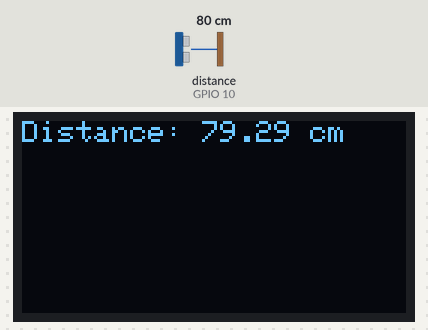
Bench run of a sketch on a simulated ESP32-S3. Shown: 128×64 one-colour display. The inputs (shaded band) are chosen by the test bench; at power-on: distance to the obstacle (sensor on GPIO 10) 80 cm. The echo pulse lasts 58.3 µs per cm; WiFi joins after 1.5 s; servers stay silent unless stated; the display library's start-up logo is not drawn; uploads are accepted with an empty reply; storage starts empty; what the sketch prints to the serial monitor is not drawn.

Above: at 10.8 s.
10.9 s: distance to the obstacle (sensor on GPIO 10) set to 2 cm
At 21.4 s:
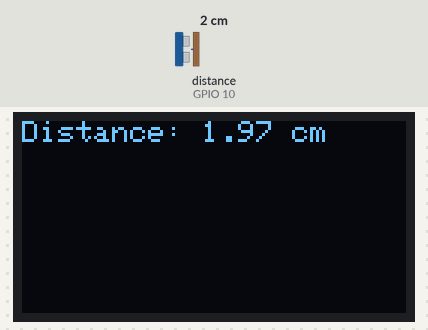
22.8 s: distance to the obstacle (sensor on GPIO 10) set to 4 cm
At 31.4 s:
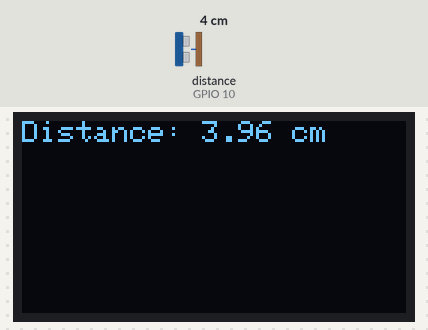
34.7 s: distance to the obstacle (sensor on GPIO 10) set to 9 cm
At 41.4 s:
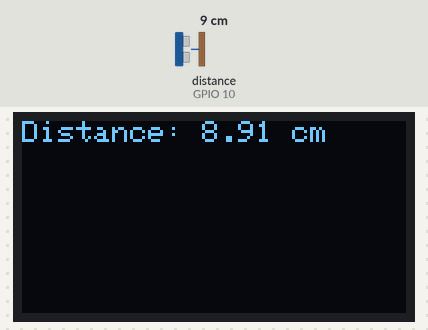
Timing chart, 0 to 42.9 s (numbered marks = the images above; inputs shaded):
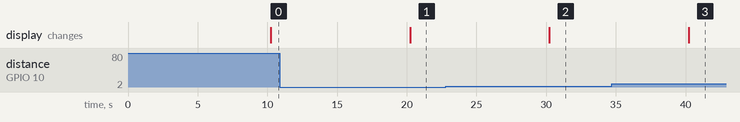

Measured:
- after the input at 10.9 s, the display: changes after 9.3 s (image 1)
- after the input at 22.8 s, the display: changes after 7.4 s (image 2)
- after the input at 34.7 s, the display: changes after 5.5 s (image 3)

The sketch:

data_google_sheet.ino
```cpp
#include <Wire.h>
#include <Adafruit_SSD1306.h>
#include <SPI.h>
#include <SD.h>
#include <ArduinoJson.h>
#include <WiFi.h>
#include <HTTPClient.h>

#define SCREEN_WIDTH 128
#define SCREEN_HEIGHT 64
#define SCREEN_ADDRESS 0x3C
Adafruit_SSD1306 display(SCREEN_WIDTH, SCREEN_HEIGHT, &Wire, -1);

const int trigPin = 9;
const int echoPin = 10;
const int chipSelect = 53;

unsigned long previousMillis = 0;
const long interval = 10000;  // Kirim data setiap 10 detik

const char* ssid = "Nama_Wifi";
const char* password = "Password_Wifi";

const char* scriptId = "YourGoogleScriptID";
const char* sheetId = "YourGoogleSheetID";

void setup() {
  Serial.begin(115200);
  Wire.begin();
  if (!display.begin(SSD1306_I2C_ADDRESS, SCREEN_ADDRESS)) {
    Serial.println(F("SSD1306 allocation failed"));
    for (;;);
  }
  display.display();
  delay(2000);
  display.clearDisplay();

  pinMode(trigPin, OUTPUT);
  pinMode(echoPin, INPUT);

  Serial.begin(115200);

  if (!SD.begin(chipSelect)) {
    Serial.println("Card failed, or not present");
    for (;;);
  }

  Serial.println("Card initialized.");

  WiFi.begin(ssid, password);
  while (WiFi.status() != WL_CONNECTED) {
    delay(1000);
    Serial.println("Connecting to WiFi...");
  }
  Serial.println("Connected to WiFi");
}

void loop() {
  unsigned long currentMillis = millis();

  if (currentMillis - previousMillis >= interval) {
    previousMillis = currentMillis;

    float distance = getDistance();
    Serial.print("Distance: ");
    Serial.print(distance);
    Serial.println(" cm");

    writeToSDCard(distance);
    writeToGoogleSheets(distance);
    displayDistance(distance);
  }
}

float getDistance() {
  digitalWrite(trigPin, LOW);
  delayMicroseconds(2);
  digitalWrite(trigPin, HIGH);
  delayMicroseconds(10);
  digitalWrite(trigPin, LOW);

  return pulseIn(echoPin, HIGH) * 0.034 / 2;
}

void writeToSDCard(float distance) {
  File dataFile = SD.open("data.txt", FILE_WRITE);

  if (dataFile) {
    dataFile.print("Distance: ");
    dataFile.print(distance);
    dataFile.println(" cm");
    dataFile.close();
  } else {
    Serial.println("Error opening data.txt");
  }
}

void writeToGoogleSheets(float distance) {
  HTTPClient http;
  String url = "https://script.google.com/macros/s/" + String(scriptId) + "/exec?";
  url += "sheet=" + String(sheetId);
  url += "&data=" + String(distance);

  http.begin(url);

  int httpCode = http.GET();

  if (httpCode > 0) {
    String payload = http.getString();
    Serial.println(payload);
  } else {
    Serial.println("Error sending data to Google Sheets");
  }

  http.end();
}

void displayDistance(float distance) {
  display.clearDisplay();
  display.setTextSize(1);
  display.setTextColor(SSD1306_WHITE);
  display.setCursor(0, 0);
  display.print("Distance: ");
  display.print(distance);
  display.print(" cm");
  display.display();
}
```
